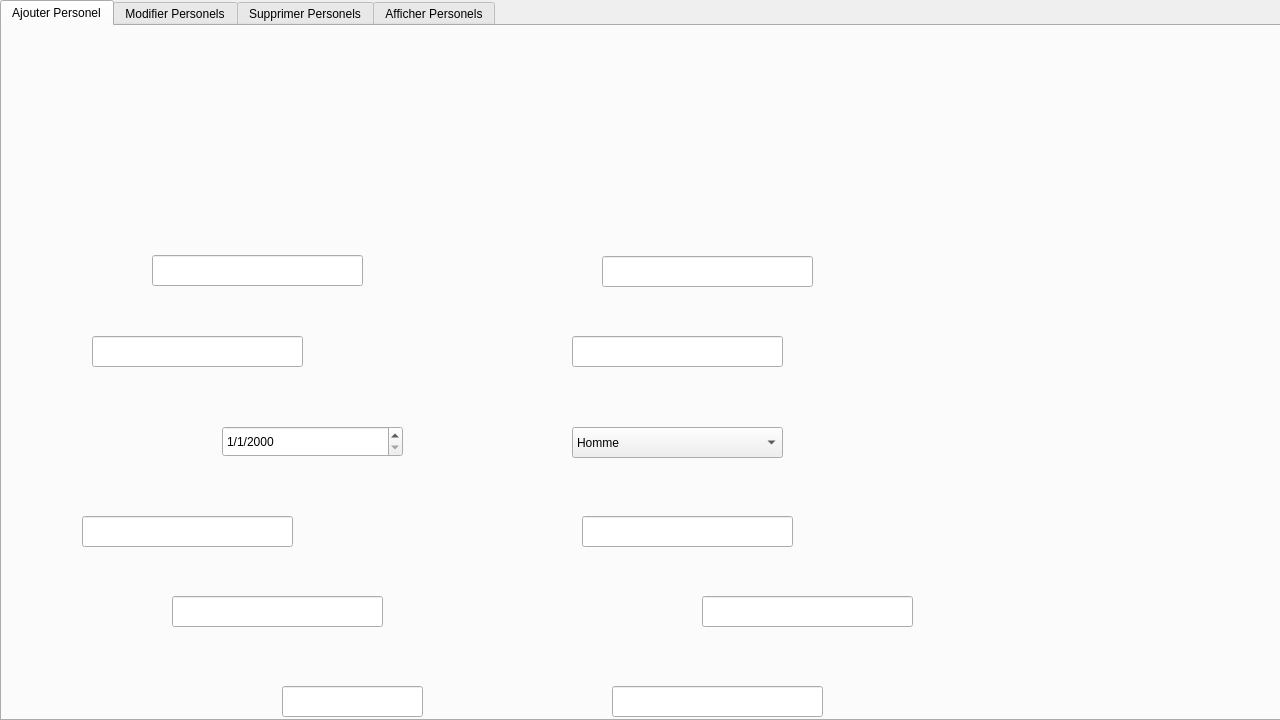
<?xml version="1.0" encoding="UTF-8"?>
<ui version="4.0">
 <class>PersonelsMed</class>
 <widget class="QDialog" name="PersonelsMed">
  <property name="geometry">
   <rect>
    <x>0</x>
    <y>0</y>
    <width>1280</width>
    <height>720</height>
   </rect>
  </property>
  <property name="minimumSize">
   <size>
    <width>1280</width>
    <height>720</height>
   </size>
  </property>
  <property name="maximumSize">
   <size>
    <width>1280</width>
    <height>720</height>
   </size>
  </property>
  <property name="baseSize">
   <size>
    <width>1280</width>
    <height>720</height>
   </size>
  </property>
  <property name="windowTitle">
   <string>MED++</string>
  </property>
  <property name="windowIcon">
   <iconset resource="reosurces.qrc">
    <normaloff>:/icon.png</normaloff>:/icon.png</iconset>
  </property>
  <widget class="QTabWidget" name="tabWidget">
   <property name="geometry">
    <rect>
     <x>0</x>
     <y>0</y>
     <width>1291</width>
     <height>721</height>
    </rect>
   </property>
   <property name="currentIndex">
    <number>0</number>
   </property>
   <widget class="QWidget" name="tab">
    <attribute name="title">
     <string>Ajouter Personel</string>
    </attribute>
    <widget class="QWidget" name="widget" native="true">
     <property name="geometry">
      <rect>
       <x>0</x>
       <y>0</y>
       <width>1281</width>
       <height>701</height>
      </rect>
     </property>
     <property name="styleSheet">
      <string notr="true">QWidget#widget{background-image: url(:/AjoutPerso.png);}</string>
     </property>
     <widget class="QLineEdit" name="Occupation">
      <property name="geometry">
       <rect>
        <x>150</x>
        <y>229</y>
        <width>211</width>
        <height>31</height>
       </rect>
      </property>
     </widget>
     <widget class="QLineEdit" name="Nom">
      <property name="geometry">
       <rect>
        <x>90</x>
        <y>310</y>
        <width>211</width>
        <height>31</height>
       </rect>
      </property>
     </widget>
     <widget class="QLineEdit" name="carteid">
      <property name="geometry">
       <rect>
        <x>80</x>
        <y>490</y>
        <width>211</width>
        <height>31</height>
       </rect>
      </property>
     </widget>
     <widget class="QLineEdit" name="Horaire">
      <property name="geometry">
       <rect>
        <x>280</x>
        <y>660</y>
        <width>141</width>
        <height>31</height>
       </rect>
      </property>
     </widget>
     <widget class="QLineEdit" name="Salaire">
      <property name="geometry">
       <rect>
        <x>170</x>
        <y>570</y>
        <width>211</width>
        <height>31</height>
       </rect>
      </property>
     </widget>
     <widget class="QLineEdit" name="Special">
      <property name="geometry">
       <rect>
        <x>600</x>
        <y>230</y>
        <width>211</width>
        <height>31</height>
       </rect>
      </property>
     </widget>
     <widget class="QLineEdit" name="Prenom">
      <property name="geometry">
       <rect>
        <x>570</x>
        <y>310</y>
        <width>211</width>
        <height>31</height>
       </rect>
      </property>
     </widget>
     <widget class="QLineEdit" name="Tel">
      <property name="geometry">
       <rect>
        <x>580</x>
        <y>490</y>
        <width>211</width>
        <height>31</height>
       </rect>
      </property>
     </widget>
     <widget class="QLineEdit" name="LineEdit_6">
      <property name="geometry">
       <rect>
        <x>700</x>
        <y>570</y>
        <width>211</width>
        <height>31</height>
       </rect>
      </property>
     </widget>
     <widget class="QLineEdit" name="Mail">
      <property name="geometry">
       <rect>
        <x>610</x>
        <y>660</y>
        <width>211</width>
        <height>31</height>
       </rect>
      </property>
     </widget>
     <widget class="QWidget" name="widget_2" native="true">
      <property name="geometry">
       <rect>
        <x>1130</x>
        <y>399</y>
        <width>121</width>
        <height>41</height>
       </rect>
      </property>
      <widget class="QPushButton" name="save">
       <property name="geometry">
        <rect>
         <x>4</x>
         <y>-8</y>
         <width>121</width>
         <height>51</height>
        </rect>
       </property>
       <property name="styleSheet">
        <string notr="true">QPushButton{
border-style:solid;

background-color:#AARRGGBB ;
color:#fff;
border-radius:7px;
}
</string>
       </property>
       <property name="text">
        <string/>
       </property>
      </widget>
     </widget>
     <widget class="QWidget" name="widget_3" native="true">
      <property name="geometry">
       <rect>
        <x>1159</x>
        <y>80</y>
        <width>111</width>
        <height>41</height>
       </rect>
      </property>
      <widget class="QPushButton" name="retour">
       <property name="geometry">
        <rect>
         <x>0</x>
         <y>0</y>
         <width>111</width>
         <height>41</height>
        </rect>
       </property>
       <property name="styleSheet">
        <string notr="true">QPushButton{
border-style:solid;

background-color:#AARRGGBB ;
color:#fff;
border-radius:7px;
}

</string>
       </property>
       <property name="text">
        <string/>
       </property>
      </widget>
     </widget>
     <widget class="QDateEdit" name="dateEdit_2">
      <property name="geometry">
       <rect>
        <x>220</x>
        <y>400</y>
        <width>181</width>
        <height>31</height>
       </rect>
      </property>
      <property name="displayFormat">
       <string>d/M/yyyy</string>
      </property>
     </widget>
     <widget class="QComboBox" name="Sexe">
      <property name="geometry">
       <rect>
        <x>570</x>
        <y>401</y>
        <width>211</width>
        <height>31</height>
       </rect>
      </property>
      <item>
       <property name="text">
        <string>Homme</string>
       </property>
      </item>
      <item>
       <property name="text">
        <string>Femme</string>
       </property>
      </item>
     </widget>
    </widget>
   </widget>
   <widget class="QWidget" name="tab_2">
    <attribute name="title">
     <string>Modifier Personels</string>
    </attribute>
    <widget class="QWidget" name="widget_6" native="true">
     <property name="geometry">
      <rect>
       <x>0</x>
       <y>0</y>
       <width>1281</width>
       <height>711</height>
      </rect>
     </property>
     <property name="styleSheet">
      <string notr="true">QWidget#widget_6
{
	background-image: url(:/ModPers.png);
}</string>
     </property>
     <widget class="QComboBox" name="comboBox">
      <property name="geometry">
       <rect>
        <x>370</x>
        <y>171</y>
        <width>161</width>
        <height>31</height>
       </rect>
      </property>
     </widget>
     <widget class="QPushButton" name="pushButton_2">
      <property name="geometry">
       <rect>
        <x>580</x>
        <y>170</y>
        <width>121</width>
        <height>41</height>
       </rect>
      </property>
      <property name="styleSheet">
       <string notr="true">QPushButton{
border-style:solid;

background-color:#AARRGGBB ;
color:#fff;
border-radius:7px;
}


</string>
      </property>
      <property name="text">
       <string/>
      </property>
     </widget>
     <widget class="QPushButton" name="retour_2">
      <property name="geometry">
       <rect>
        <x>1150</x>
        <y>60</y>
        <width>111</width>
        <height>41</height>
       </rect>
      </property>
      <property name="styleSheet">
       <string notr="true">QPushButton{
border-style:solid;

background-color:#AARRGGBB ;
color:#fff;
border-radius:7px;
}

</string>
      </property>
      <property name="text">
       <string/>
      </property>
     </widget>
     <widget class="QPushButton" name="pushButton_4">
      <property name="geometry">
       <rect>
        <x>540</x>
        <y>170</y>
        <width>31</width>
        <height>31</height>
       </rect>
      </property>
      <property name="styleSheet">
       <string notr="true">QPushButton{
border-style:solid;

background-color:#AARRGGBB ;
color:#fff;
border-radius:7px;
}

</string>
      </property>
      <property name="text">
       <string/>
      </property>
     </widget>
     <widget class="QLineEdit" name="Special_2">
      <property name="geometry">
       <rect>
        <x>590</x>
        <y>230</y>
        <width>211</width>
        <height>31</height>
       </rect>
      </property>
     </widget>
     <widget class="QLineEdit" name="LineEdit_7">
      <property name="geometry">
       <rect>
        <x>690</x>
        <y>570</y>
        <width>211</width>
        <height>31</height>
       </rect>
      </property>
     </widget>
     <widget class="QLineEdit" name="Salaire_2">
      <property name="geometry">
       <rect>
        <x>160</x>
        <y>570</y>
        <width>211</width>
        <height>31</height>
       </rect>
      </property>
     </widget>
     <widget class="QLineEdit" name="carteid_2">
      <property name="geometry">
       <rect>
        <x>70</x>
        <y>490</y>
        <width>211</width>
        <height>31</height>
       </rect>
      </property>
     </widget>
     <widget class="QLineEdit" name="Tel_2">
      <property name="geometry">
       <rect>
        <x>570</x>
        <y>490</y>
        <width>211</width>
        <height>31</height>
       </rect>
      </property>
     </widget>
     <widget class="QLineEdit" name="Prenom_2">
      <property name="geometry">
       <rect>
        <x>560</x>
        <y>310</y>
        <width>211</width>
        <height>31</height>
       </rect>
      </property>
     </widget>
     <widget class="QLineEdit" name="Nom_2">
      <property name="geometry">
       <rect>
        <x>80</x>
        <y>310</y>
        <width>211</width>
        <height>31</height>
       </rect>
      </property>
     </widget>
     <widget class="QLineEdit" name="Horaire_2">
      <property name="geometry">
       <rect>
        <x>270</x>
        <y>660</y>
        <width>141</width>
        <height>31</height>
       </rect>
      </property>
     </widget>
     <widget class="QLineEdit" name="Mail_2">
      <property name="geometry">
       <rect>
        <x>600</x>
        <y>660</y>
        <width>211</width>
        <height>31</height>
       </rect>
      </property>
     </widget>
     <widget class="QLineEdit" name="Occupation_2">
      <property name="geometry">
       <rect>
        <x>140</x>
        <y>229</y>
        <width>211</width>
        <height>31</height>
       </rect>
      </property>
     </widget>
     <widget class="QPushButton" name="pushButton_5">
      <property name="geometry">
       <rect>
        <x>1124</x>
        <y>392</y>
        <width>121</width>
        <height>41</height>
       </rect>
      </property>
      <property name="styleSheet">
       <string notr="true">QPushButton{
border-style:solid;

background-color:#AARRGGBB ;
color:#fff;
border-radius:7px;
}


</string>
      </property>
      <property name="text">
       <string/>
      </property>
     </widget>
     <widget class="QDateEdit" name="dateEdit">
      <property name="geometry">
       <rect>
        <x>210</x>
        <y>411</y>
        <width>181</width>
        <height>31</height>
       </rect>
      </property>
      <property name="displayFormat">
       <string>d/M/yyyy</string>
      </property>
     </widget>
     <widget class="QComboBox" name="Sexe_2">
      <property name="geometry">
       <rect>
        <x>560</x>
        <y>410</y>
        <width>211</width>
        <height>31</height>
       </rect>
      </property>
      <item>
       <property name="text">
        <string>Homme</string>
       </property>
      </item>
      <item>
       <property name="text">
        <string>Femme</string>
       </property>
      </item>
     </widget>
    </widget>
   </widget>
   <widget class="QWidget" name="tab_3">
    <attribute name="title">
     <string>Supprimer Personels</string>
    </attribute>
    <widget class="QWidget" name="widget_7" native="true">
     <property name="geometry">
      <rect>
       <x>0</x>
       <y>0</y>
       <width>1281</width>
       <height>691</height>
      </rect>
     </property>
     <property name="styleSheet">
      <string notr="true">QWidget#widget_7
{
	background-image: url(:/SuprimerPerso.png);
}</string>
     </property>
     <widget class="QWidget" name="widget_8" native="true">
      <property name="geometry">
       <rect>
        <x>1159</x>
        <y>80</y>
        <width>111</width>
        <height>41</height>
       </rect>
      </property>
      <widget class="QPushButton" name="pushButton_3">
       <property name="geometry">
        <rect>
         <x>0</x>
         <y>0</y>
         <width>111</width>
         <height>41</height>
        </rect>
       </property>
       <property name="styleSheet">
        <string notr="true">QPushButton{
border-style:solid;

background-color:#AARRGGBB ;
color:#fff;
border-radius:7px;
}</string>
       </property>
       <property name="text">
        <string/>
       </property>
      </widget>
     </widget>
     <widget class="QWidget" name="widget_9" native="true">
      <property name="geometry">
       <rect>
        <x>1140</x>
        <y>650</y>
        <width>121</width>
        <height>41</height>
       </rect>
      </property>
      <widget class="QPushButton" name="Delete">
       <property name="geometry">
        <rect>
         <x>4</x>
         <y>2</y>
         <width>121</width>
         <height>41</height>
        </rect>
       </property>
       <property name="styleSheet">
        <string notr="true">QPushButton{
border-style:solid;

background-color:#AARRGGBB ;
color:#fff;
border-radius:7px;
}</string>
       </property>
       <property name="text">
        <string/>
       </property>
      </widget>
     </widget>
     <widget class="QComboBox" name="comboBox_2">
      <property name="geometry">
       <rect>
        <x>410</x>
        <y>320</y>
        <width>261</width>
        <height>31</height>
       </rect>
      </property>
     </widget>
     <widget class="QTextEdit" name="textEdit">
      <property name="geometry">
       <rect>
        <x>410</x>
        <y>370</y>
        <width>491</width>
        <height>231</height>
       </rect>
      </property>
     </widget>
     <widget class="QLabel" name="label_2">
      <property name="geometry">
       <rect>
        <x>100</x>
        <y>350</y>
        <width>301</width>
        <height>81</height>
       </rect>
      </property>
      <property name="font">
       <font>
        <family>Agency FB</family>
        <pointsize>20</pointsize>
        <weight>50</weight>
        <bold>false</bold>
       </font>
      </property>
      <property name="styleSheet">
       <string notr="true">QLabel#label_2 
{

	color: rgb(79, 154, 211);
}</string>
      </property>
      <property name="text">
       <string>Raisons de suppression : </string>
      </property>
     </widget>
     <widget class="QPushButton" name="pushButton_7">
      <property name="geometry">
       <rect>
        <x>610</x>
        <y>610</y>
        <width>81</width>
        <height>31</height>
       </rect>
      </property>
      <property name="styleSheet">
       <string notr="true">QPushButton{
border-style:solid;

background-color:#AARRGGBB ;
color:rgb(79, 154, 211);
border-radius:7px;
}
</string>
      </property>
      <property name="text">
       <string>Imprimer</string>
      </property>
     </widget>
    </widget>
   </widget>
   <widget class="QWidget" name="tab_4">
    <attribute name="title">
     <string>Afficher Personels</string>
    </attribute>
    <widget class="QWidget" name="widget_4" native="true">
     <property name="geometry">
      <rect>
       <x>0</x>
       <y>0</y>
       <width>1281</width>
       <height>711</height>
      </rect>
     </property>
     <property name="styleSheet">
      <string notr="true">QWidget#widget_4
{
	background-image: url(:/AfficherPers.png);
}</string>
     </property>
     <widget class="QTableView" name="TabPers">
      <property name="geometry">
       <rect>
        <x>0</x>
        <y>240</y>
        <width>1281</width>
        <height>461</height>
       </rect>
      </property>
      <property name="textElideMode">
       <enum>Qt::ElideMiddle</enum>
      </property>
     </widget>
     <widget class="QWidget" name="widget_5" native="true">
      <property name="geometry">
       <rect>
        <x>1150</x>
        <y>79</y>
        <width>120</width>
        <height>41</height>
       </rect>
      </property>
      <widget class="QPushButton" name="pushButton">
       <property name="geometry">
        <rect>
         <x>4</x>
         <y>2</y>
         <width>111</width>
         <height>41</height>
        </rect>
       </property>
       <property name="styleSheet">
        <string notr="true">QPushButton{
border-style:solid;

background-color:#AARRGGBB ;
color:#fff;
border-radius:7px;
}</string>
       </property>
       <property name="text">
        <string/>
       </property>
      </widget>
     </widget>
     <widget class="QLabel" name="label">
      <property name="geometry">
       <rect>
        <x>10</x>
        <y>200</y>
        <width>71</width>
        <height>21</height>
       </rect>
      </property>
      <property name="font">
       <font>
        <family>Agency FB</family>
        <pointsize>16</pointsize>
       </font>
      </property>
      <property name="text">
       <string>Trier Par : </string>
      </property>
     </widget>
     <widget class="QRadioButton" name="radioButton">
      <property name="geometry">
       <rect>
        <x>80</x>
        <y>180</y>
        <width>91</width>
        <height>61</height>
       </rect>
      </property>
      <property name="text">
       <string>A-Z</string>
      </property>
     </widget>
     <widget class="QRadioButton" name="radioButton_2">
      <property name="geometry">
       <rect>
        <x>130</x>
        <y>180</y>
        <width>91</width>
        <height>61</height>
       </rect>
      </property>
      <property name="text">
       <string>Z-A</string>
      </property>
     </widget>
     <widget class="QRadioButton" name="radioButton_3">
      <property name="geometry">
       <rect>
        <x>180</x>
        <y>180</y>
        <width>121</width>
        <height>61</height>
       </rect>
      </property>
      <property name="text">
       <string>Durée du contrat ↑</string>
      </property>
     </widget>
     <widget class="QRadioButton" name="radioButton_4">
      <property name="geometry">
       <rect>
        <x>300</x>
        <y>180</y>
        <width>121</width>
        <height>61</height>
       </rect>
      </property>
      <property name="text">
       <string>Salaire ↑</string>
      </property>
     </widget>
     <widget class="QRadioButton" name="radioButton_5">
      <property name="geometry">
       <rect>
        <x>490</x>
        <y>180</y>
        <width>121</width>
        <height>61</height>
       </rect>
      </property>
      <property name="text">
       <string>Salaire ↓</string>
      </property>
     </widget>
     <widget class="QRadioButton" name="radioButton_6">
      <property name="geometry">
       <rect>
        <x>370</x>
        <y>180</y>
        <width>121</width>
        <height>61</height>
       </rect>
      </property>
      <property name="text">
       <string>Durée du contrat ↓</string>
      </property>
     </widget>
     <widget class="QRadioButton" name="radioButton_7">
      <property name="geometry">
       <rect>
        <x>560</x>
        <y>180</y>
        <width>91</width>
        <height>61</height>
       </rect>
      </property>
      <property name="text">
       <string>Remise</string>
      </property>
     </widget>
     <widget class="QLineEdit" name="lineEdit">
      <property name="geometry">
       <rect>
        <x>1102</x>
        <y>200</y>
        <width>161</width>
        <height>20</height>
       </rect>
      </property>
     </widget>
     <widget class="QPushButton" name="pushButton_6">
      <property name="geometry">
       <rect>
        <x>1010</x>
        <y>200</y>
        <width>75</width>
        <height>23</height>
       </rect>
      </property>
      <property name="text">
       <string>Chercher</string>
      </property>
     </widget>
    </widget>
   </widget>
  </widget>
 </widget>
 <resources>
  <include location="reosurces.qrc"/>
 </resources>
 <connections/>
</ui>
